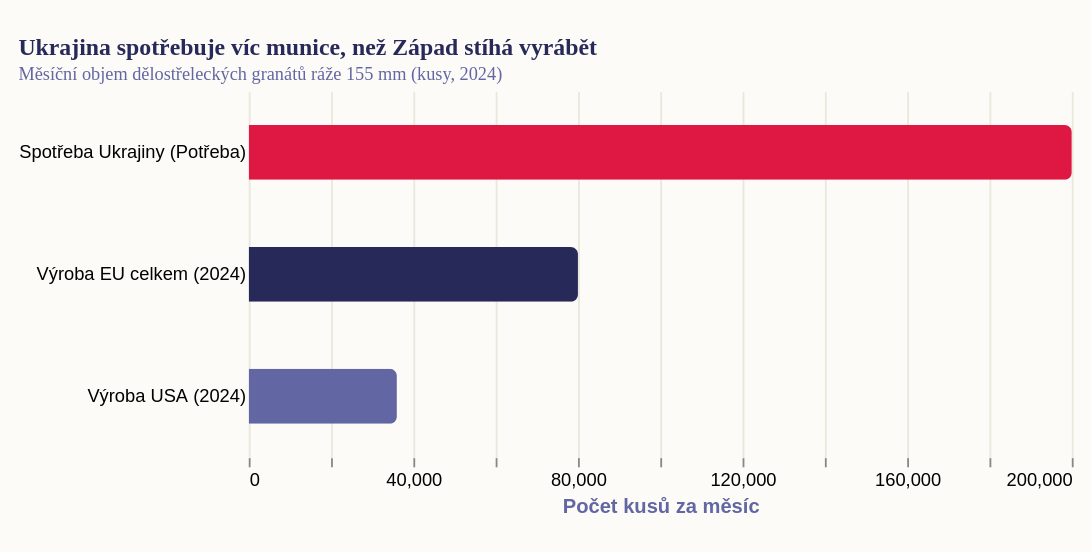

Describe this chart as a Vega-Lite specification.
### Vega-Lite specification from a JSON file in a GitHub repository (floating-point values rounded to 4 significant figures)
{"_source": "NATO Support and Procurement Agency (2024), analýza výroby dělostřelecké munice", "$schema": "https://vega.github.io/schema/vega-lite/v5.json", "description": "Munice 155mm: Výrobní kapacity Západu vs. spotřeba na frontě", "width": 450, "height": 200, "padding": {"top": 20, "left": 10, "right": 10, "bottom": 20}, "autosize": {"type": "pad", "resize": true}, "background": "#fdfbf7", "title": {"text": "Ukrajina spotřebuje víc munice, než Západ stíhá vyrábět", "subtitle": "Měsíční objem dělostřeleckých granátů ráže 155 mm (kusy, 2024)"}, "data": {"values": [{"cat": "Spotřeba Ukrajiny (Potřeba)", "val": 200000, "color": "#de1743"}, {"cat": "Výroba EU celkem (2024)", "val": 80000, "color": "#272a59"}, {"cat": "Výroba USA (2024)", "val": 36000, "color": "#6267a3"}]}, "mark": {"type": "bar", "tooltip": true, "cornerRadiusEnd": 4, "size": 30}, "encoding": {"y": {"field": "cat", "type": "nominal", "title": null, "sort": "-x", "axis": {"ticks": false, "domain": false}}, "x": {"field": "val", "type": "quantitative", "title": "Počet kusů za měsíc", "axis": {"gridColor": "#e8e8dc", "domain": false}}, "color": {"field": "color", "type": "nominal", "scale": null}}, "config": {"view": {"stroke": "transparent"}, "title": {"font": "Roboto Slab", "fontWeight": "bold", "fontSize": 13, "anchor": "start", "color": "#272a59", "subtitleFont": "Work Sans", "subtitleFontSize": 10, "subtitleColor": "#6267a3"}, "axis": {"titleColor": "#6267a3"}, "legend": {}}}
